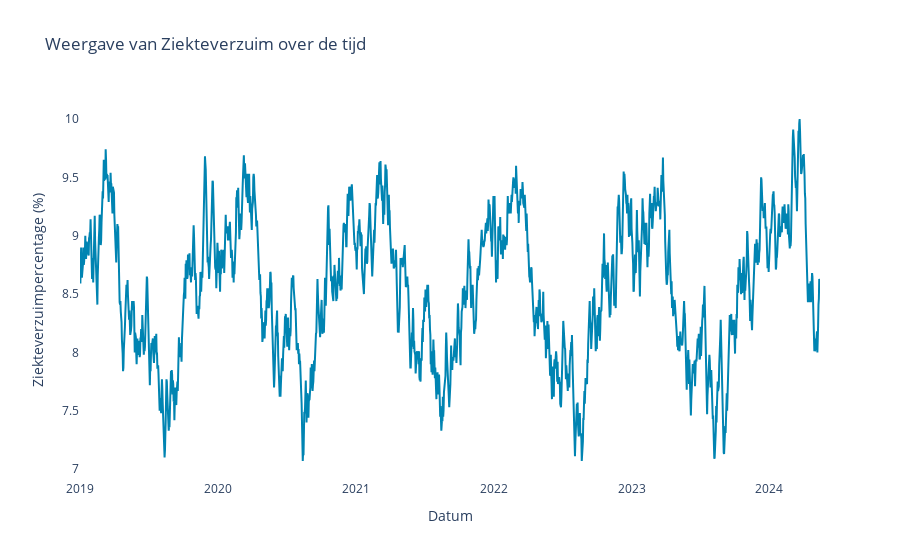

Write notebook code for a chart like this one.
### Markdown cell above
# 1. Data en doel

Jullie zijn allen werkzaam bij zorgorganisatie 'Zorgello' in de afdeling Analytics. De bestuurder komt binnen stormen:

*Morgen heb ik een vergadering met de Raad van Toezicht. Vorig jaar hebben ze me flink aan de tand gevoeld over het ziekteverzuim. Ik heb voor de vergadering morgen een forecast nodig, zodat ik kan laten zien dat we vroegtijdig acteren. Kunnen jullie deze even snel maken? Het gaat om het voorspellen van het ziekteverzuimpercentage van ons personeel.* 

**Opgave 1.1.** De bestuurder geeft direct het doel aan: Voorspel het verzuimpercentage. Hiermee ga je voorbij aan de eerste stap: Wat kun je bedenken bij de data die geregistreerd wordt om te komen tot een ziekteverzuimpercentage?

<!-- 
Aantal medewerkers: In dienst (ja/nee) per dag
Aantal ziek: Som verzuim per dag. Alle meldingen tussen ziektemelding en beter melding, soms zelfs met 'gedeeltelijk ziek', soms zelfs exclusief zwangerschapsverlof, e.d.
-->

Bekijk de data van het ziekteverzuimpercentage.

### Code cell
data = laad_data()
bekijk_ziekteverzuim(data)

### Figure 1 — Plotly figure (JSON) as saved in the notebook; plotly's stock layout.template omitted (floating-point values rounded to 4 significant figures; data arrays with more than 128 entries replaced by an {"elided": "..."} marker saying what was removed)
{"data": [{"line": {"color": "#0084B2"}, "mode": "lines", "name": "Ziekteverzuim", "type": "scatter", "x": {"elided": "1961 str values"}, "y": {"elided": "1961 float values"}}], "layout": {"paper_bgcolor": "white", "plot_bgcolor": "white", "title": {"text": "Weergave van Ziekteverzuim over de tijd"}, "xaxis": {"title": {"text": "Datum"}}, "yaxis": {"title": {"text": "Ziekteverzuimpercentage (%)"}}}}
